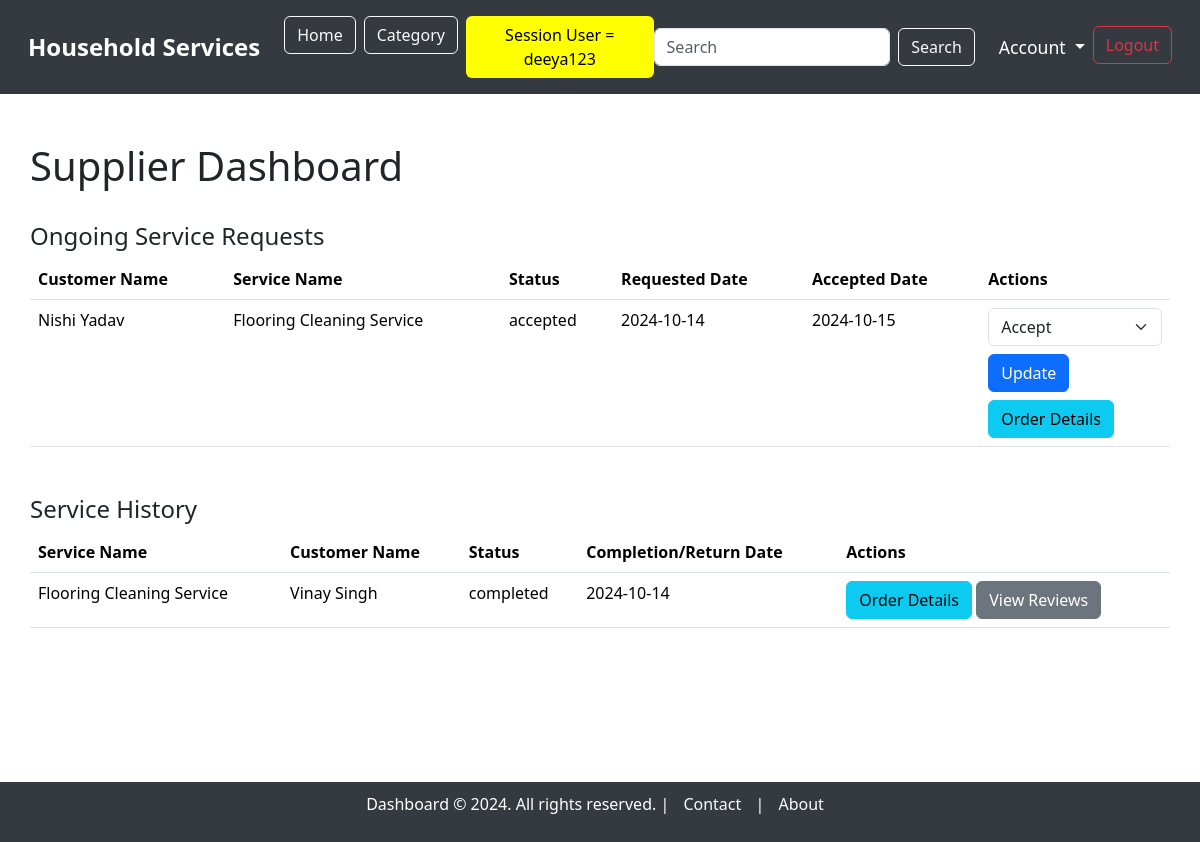
Before: /supplier_dashboard (signed in) with the older database file.
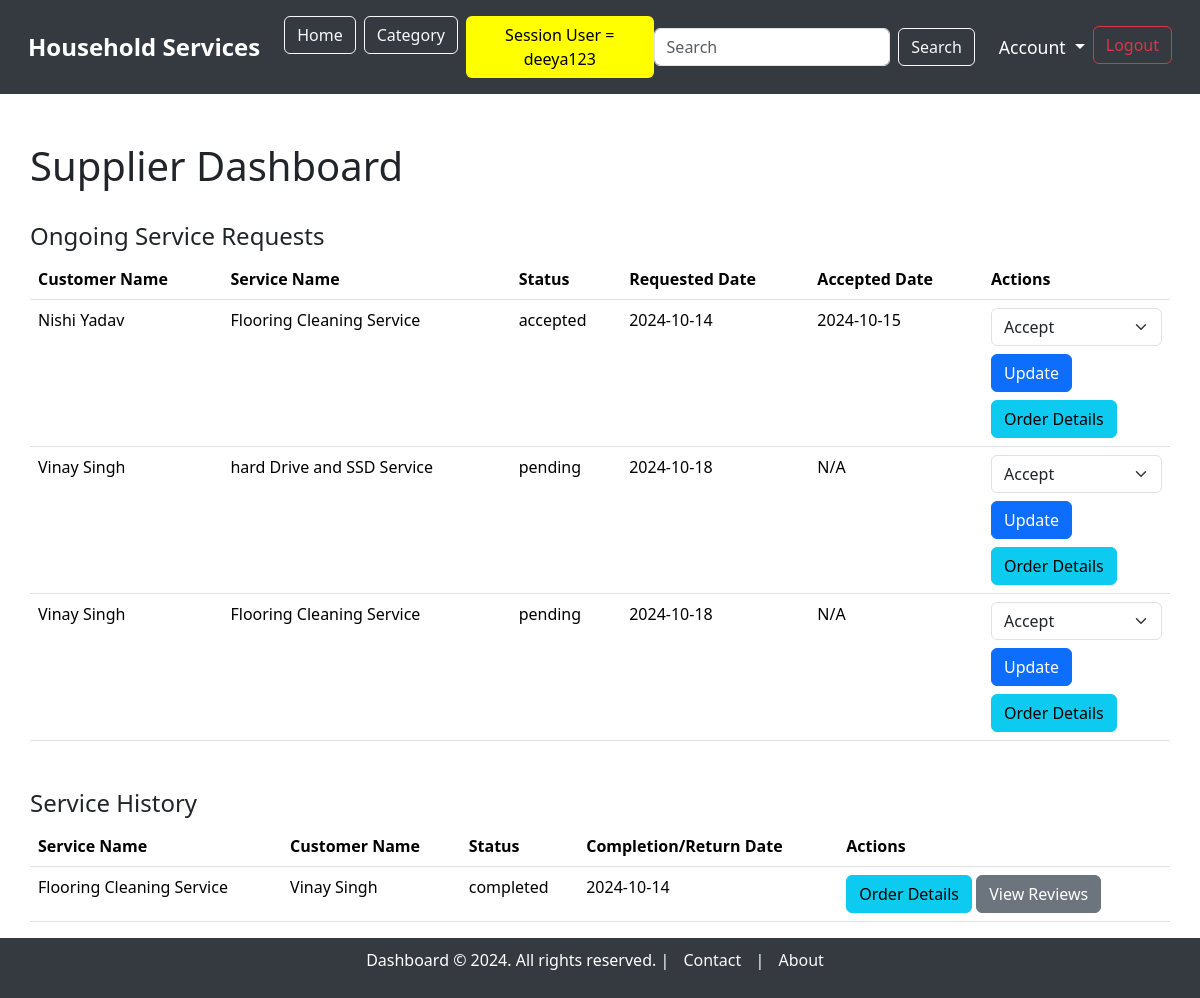
After: the same page with the newer database file.
### model.py (models this page shows, shortened)
class ServiceRequest(db.Model):
    __tablename__ = "service_requests"
    service_request_id = db.Column(db.Integer, autoincrement=True, primary_key=True)
    service_id = db.Column(db.Integer, db.ForeignKey('service.service_id'), nullable=False)
    user_id = db.Column(db.Integer, db.ForeignKey('users.user_id'), nullable=False)
    supplier_id = db.Column(db.Integer, db.ForeignKey('users.user_id'), nullable=True)  # Link to supplier (optional)
    service_description = db.Column(db.String, nullable=False)
    experience_years = db.Column(db.Integer, nullable=True)
    created_at = db.Column(db.DateTime, default=datetime.utcnow)
    updated_at = db.Column(db.DateTime, default=datetime.utcnow, onupdate=datetime.utcnow)
    date_requested = db.Column(db.DateTime, default=datetime.utcnow, nullable=True)
    date_issued = db.Column(db.DateTime, nullable=True)  #accepted date
    date_completed = db.Column(db.DateTime, nullable=True)
    date_returned = db.Column(db.DateTime, nullable=True)
    status = db.Column(db.String, default='pending')  # 'pending', 'accepted', 'rejected', 'completed', 'returned', 'cancelled'
    price = db.Column(db.Integer, nullable=False)  # Price associated with the service
    customer = db.relationship('User', foreign_keys=[user_id], backref='customer_requests')
    supplier = db.relationship('User', foreign_keys=[supplier_id], backref='supplier_requests')
    service = db.relationship('Service', backref='requests')

class User(db.Model):
    __tablename__ = "users"
    user_id = db.Column(db.Integer, autoincrement=True, primary_key=True)
    full_name = db.Column(db.String, nullable=False)
    username = db.Column(db.String, unique=True, nullable=False)
    email = db.Column(db.String, unique=True, nullable=False)
    password = db.Column(db.String, nullable=False)
    address = db.Column(db.String, nullable=False)
    pincode = db.Column(db.String, nullable=False)
    role = db.Column(db.String, nullable=False)  # 'customer' or 'supplier'
    service_name = db.Column(db.String, nullable=False)  # Only applicable if the user is a supplier
    experience_years = db.Column(db.Integer)  # Only applicable if the user is a supplier
    document = db.Column(db.String)  # Path or name of the uploaded document, only for suppliers
    is_verified = db.Column(db.Boolean, default=False)  # For supplier verification
    is_blocked = db.Column(db.Boolean, default=False)  # For blocking/unblocking users

class Service(db.Model):
    __tablename__ = "service"
    service_id = db.Column(db.Integer, autoincrement=True, primary_key=True)
    category_id = db.Column(db.Integer, db.ForeignKey('category.category_id'), nullable=False)  # Link to Category model
    supplier_id = db.Column(db.Integer, db.ForeignKey('users.user_id', ondelete='CASCADE'), nullable=False)  # Link to the supplier with cascade delete
    service_name = db.Column(db.String, unique=True, nullable=False)
    service_description = db.Column(db.String, nullable=False)
    created_at = db.Column(db.DateTime, default=datetime.utcnow)
    updated_at = db.Column(db.DateTime, default=datetime.utcnow, onupdate=datetime.utcnow)
    price = db.Column(db.Integer)
    image = db.Column(db.String)  # Path to the uploaded image
    supplier = db.relationship('User', backref='services')  # Relationship to supplier (User)
    category = db.relationship('Category', backref='services')  # Relationship to Category

### main.py (the view)
@app.route('/supplier_dashboard', methods=['GET'])
@login_required(role="supplier")
def supplier_dashboard():
    user_id = session.get('user_id')
    services = Service.query.filter_by(supplier_id=user_id).all()
    service_requests = ServiceRequest.query.filter(
        ServiceRequest.service_id.in_([service.service_id for service in services]),
        ServiceRequest.status.in_(['pending', 'accepted'])
    ).all()
    history_requests = ServiceRequest.query.filter(
        ServiceRequest.service_id.in_([service.service_id for service in services]),
        ServiceRequest.status.in_(['completed', 'returned', 'rejected'])
    ).all()
    return render_template('dashboard/supplier_dashboard.html',
                           service_requests=service_requests,
                           history_requests=history_requests)

### main.py (called while the page is built)
def login_required(role):
    def wrapper(original):
        @wraps(original)
        def inner(*args, **kwargs):  # *args = list of arguments, **kwargs = key word arguments
            if session.get("username") and session.get("role") == role:
                return original(*args, **kwargs)
            else:
                flash(f"You need to login as {role}", "warning")
                return redirect(url_for("login"))
        return inner
    return wrapper

### templates/dashboard/supplier_dashboard.html (shortened to what this page needs)
{% extends 'base_dashboard.html' %}
{% block content %}
<div class="container mt-5">
    <div class="d-flex justify-content-between align-items-center">
        <h1>Supplier Dashboard</h1>
    </div>
    <br>
    <h4>Ongoing Service Requests</h4>
    {% if service_requests %}
        <table class="table">
            <thead>
                <tr>
                    <th>Customer Name</th>
                    <th>Service Name</th>
                    <th>Status</th>
                    <th>Requested Date</th>
                    <th>Accepted Date</th>
                    <th>Actions</th>
                </tr>
            </thead>
            <tbody>
                {% for request in service_requests %}
                    <tr>
                        <td>{{ request.customer.full_name }}</td>
                        <td>{{ request.service.service_name }}</td>
                        <td>{{ request.status }}</td>
                        <td>{{ request.date_requested.strftime('%Y-%m-%d') }}</td>
                        <td>{{ request.date_issued.strftime('%Y-%m-%d') if request.date_issued else 'N/A' }}</td>
                        <td>
                            <form action="{{ url_for('update_service_request', service_request_id=request.service_request_id) }}" method="POST">
                                <select name="status" class="form-select">
                                    <option value="accepted">Accept</option>
                                </select>
                                <button type="submit" class="btn btn-primary mt-2">Update</button>
                            </form>
                            <a href="{{ url_for('order_details', service_request_id=request.service_request_id) }}" class="btn btn-info mt-2">Order Details</a>
                        </td>
                    </tr>
                {% endfor %}
            </tbody>
        </table>
    {% else %}
        <p>No ongoing service requests found.</p>
    {% endif %}
    <h4 class="mt-5">Service History</h4>
    {% if history_requests %}
        <table class="table">
            <thead>
                <tr>
                    <th>Service Name</th>
                    <th>Customer Name</th>
                    <th>Status</th>
                    <th>Completion/Return Date</th>
                    <th>Actions</th>
                </tr>
            </thead>
            <tbody>
                {% for request in history_requests %}
                    <tr>
                        <td>{{ request.service.service_name }}</td>
                        <td>{{ request.customer.full_name }}</td>
                        <td>{{ request.status }}</td>
                        <td>
                            {% if request.status == 'completed' %}
                                {{ request.date_completed.strftime('%Y-%m-%d') if request.date_completed else 'N/A' }}
                            {% elif request.status == 'returned' %}
                                {{ request.date_returned.strftime('%Y-%m-%d') if request.date_returned else 'N/A' }}
                            {% elif request.status == 'rejected' %}
                                {{ request.date_rejected.strftime('%Y-%m-%d') if request.date_rejected else 'N/A' }}
                            {% else %}
                                N/A
                            {% endif %}
                        </td>
                        <td>
                            <a href="{{ url_for('order_details', service_request_id=request.service_request_id) }}" class="btn btn-info">Order Details</a>
                            {% if request.status in ['completed', 'returned', 'rejected'] %}
                                <a href="{{ url_for('view_reviews', service_request_id=request.service_request_id) }}" class="btn btn-secondary">View Reviews</a>
                            {% endif %}
                        </td>
                    </tr>
                {% endfor %}
            </tbody>
        </table>
    {% else %}
        <p>No service history found.</p>
    {% endif %}
</div>
{% endblock %}

Changed rows visible on the page:
added ServiceRequest: customer.full_name "Vinay Singh", service.service_name "hard Drive and SSD Service", status "pending", date_requested "2024-10-18", date_issued "N/A", shown under "Ongoing Service Requests"
added ServiceRequest: customer.full_name "Vinay Singh", service.service_name "Flooring Cleaning Service", status "pending", date_requested "2024-10-18", date_issued "N/A", shown under "Ongoing Service Requests"
